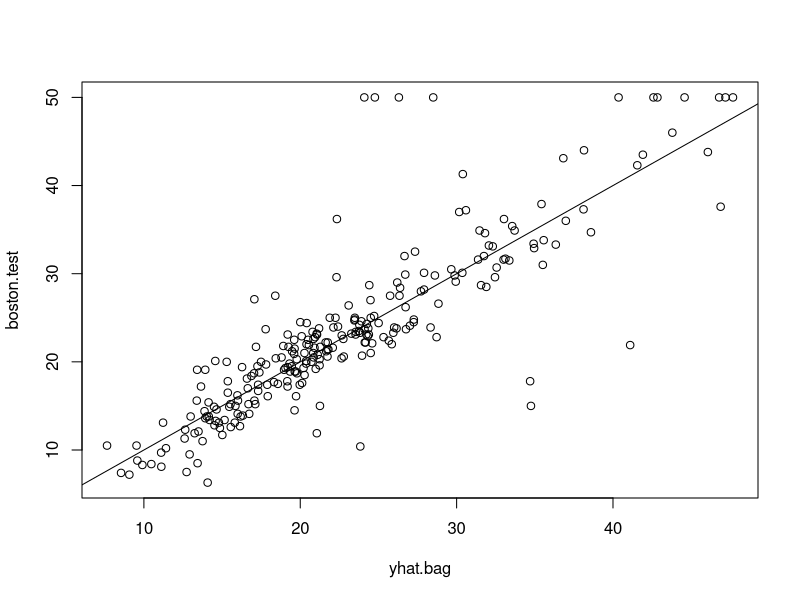
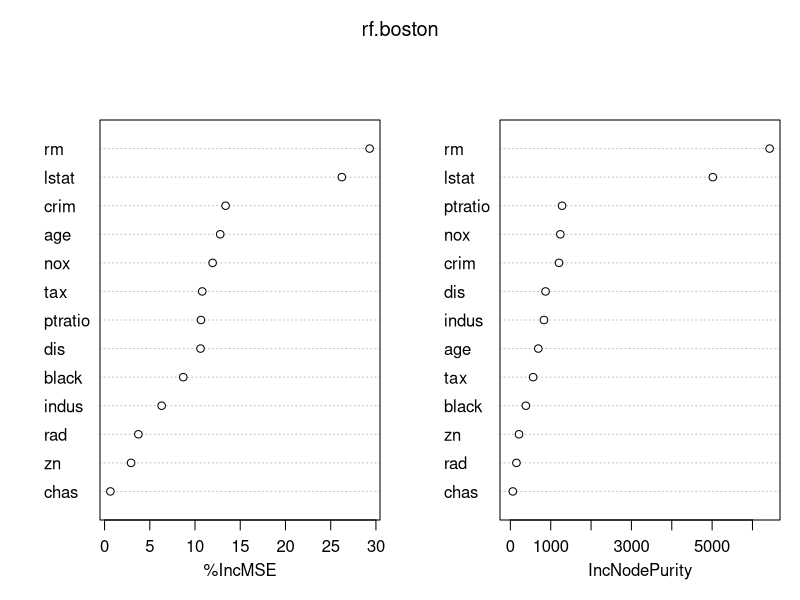

Here is the R script that generated these plots, in order:
#### Bagging and Random Forests ####

##パッケージ"randomForest"のインストール##
install.packages("randomForest")
##パッケージの読み込み##
library(randomForest)
library(MASS)

##乱数のシードの設定##
set.seed(1)

##訓練データとテストデータへの分割##
train = sample(1:nrow(Boston),nrow(Boston)/2)

##バギングによる学習##
bag.boston=randomForest(medv~.,data=Boston,subset=train,mtry=13,importance=TRUE)
#mtry=13は、13個のすべての予測変数を木の各分割いおいて考えることを示しており、すなわちバギングを意味する。
#importance=TRUEとすることで、variable importanceを評価する。
#木の数はデフォルトで500になっている。変更する場合は引数ntree=xと入力する。
bag.boston

##テストデータでの性能評価##
yhat.bag = predict(bag.boston,newdata=Boston[-train,])
boston.test = Boston[-train,"medv"]
plot(yhat.bag, boston.test)
abline(0,1)
#テストデータでのMSE#
mean((yhat.bag-boston.test)^2)

##mtry=p^{1/2}としてランダムフォレストにより予測を行う##
rf.boston=randomForest(medv~.,data=Boston,subset=train,mtry=4,importance=TRUE)
yhat.rf = predict(rf.boston,newdata=Boston[-train,])
mean((yhat.rf-boston.test)^2)

#予測変数の重要度を計算する#
importance(rf.boston)
#"%IncMSE"は、与えれた変数がモデルから取り除かれたときのOOBのサンプルにおける予測精度の平均変化率である。
#"IncNodePurity"は、その変数によって得られるノードの不純度の総減少量をすべての木について平均したものである。
# 詳しくはコマンド"help("importance")"を入力して参照されたい。

#予測変数の重要度をプロットする
varImpPlot(rf.boston)

